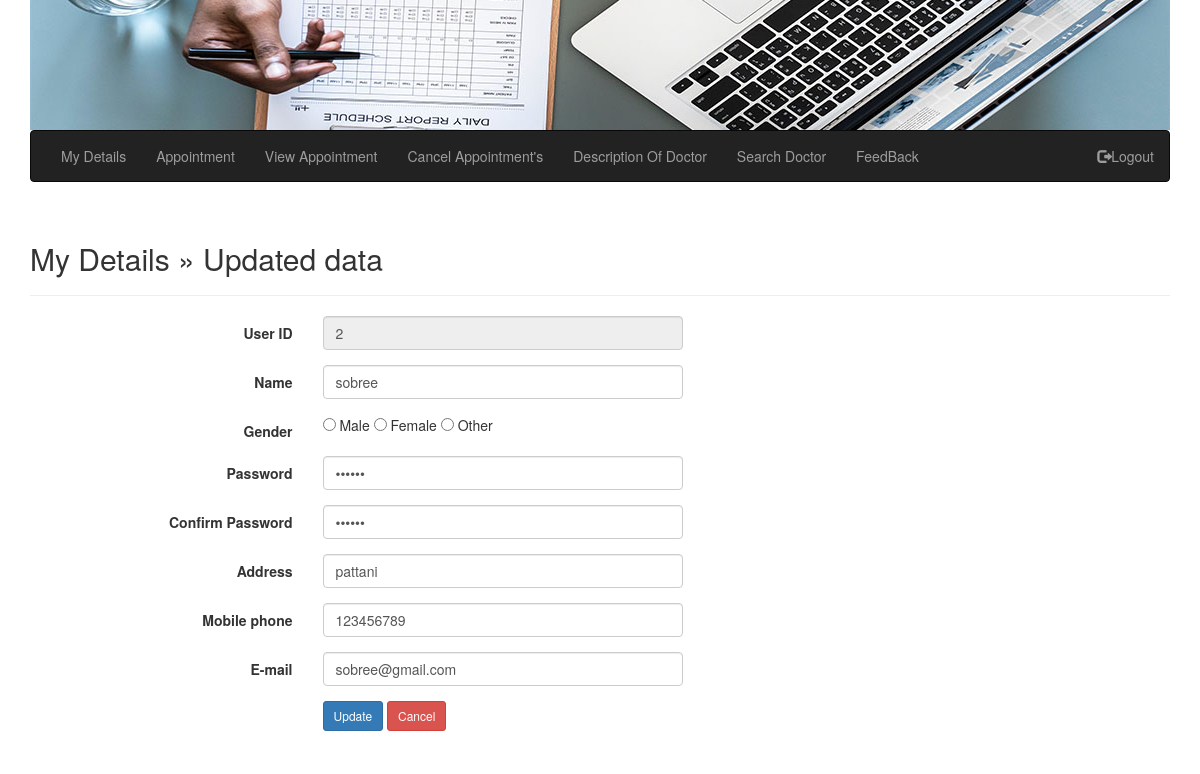
/patient/edit-profileU.php (signed in), run on the app's committed database.
### tables this page shows
CREATE TABLE `patient` (
  `user_id` int(10) NOT NULL,
  `u_name` varchar(50) NOT NULL,
  `gender` varchar(50) NOT NULL,
  `u_pass` int(50) NOT NULL,
  `u_address` varchar(100) NOT NULL,
  `u_mobile` int(20) NOT NULL,
  `u_email` varchar(50) NOT NULL
);

### patient/edit-profileU.php (the view, shortened to what this page needs)
<?php
   $serverName = 'localhost';
   $userName = 'root';
   $userPassword = '';
   $dbName = 'hospital';
   $conn = mysqli_connect($serverName, $userName, $userPassword, $dbName);
   $sql = "SELECT * FROM patient WHERE user_id = '".$_SESSION['user_id']."' ";
   $query = mysqli_query($conn, $sql);
    $result = mysqli_fetch_array($query, MYSQLI_ASSOC);
?>
<!DOCTYPE html>
<html lang="en">
<head>
    <link rel="stylesheet" href="https://maxcdn.bootstrapcdn.com/bootstrap/3.3.7/css/bootstrap.min.css">
<body>
    <div class="container">
       <div class="row">
        <?php include '.../../menuU.php'; ?>
       </div>
<br>
<div class="container">
    <div class="content">
      <h2>My Details &raquo; Updated data</h2>
      <hr />
<form class="form-horizontal" action="edit-confirmU.php" method="post">
        <div class="form-group">
          <label class="col-sm-3 control-label">User ID</label>
          <div class="col-sm-4">
            <input type="number" disabled="disabled" name="textuser_id" value="<?php echo $result['user_id']; ?>" class="form-control" placeholder="" required>
          </div>
        </div>
          <div class="form-group">
          <label class="col-sm-3 control-label">Name</label>
          <div class="col-sm-4">
            <input type="text" name="textname" value="<?php echo $result['u_name']; ?>" class="form-control" placeholder="Name" required>
          </div>
         </div>
        <div class="form-group">
          <label class="col-sm-3 control-label">Gender</label>
          <div class="col-sm-4">
          <input type="radio" name="gender" value="<?php echo $result['gender']; ?>"  placeholder="" required > Male
            <input type="radio" name="gender" value="<?php echo $result['gender']; ?>" placeholder="" required> Female
            <input type="radio" name="gender" value="<?php echo $result['gender']; ?>" placeholder="" required> Other
          </div>
         </div>
        <div class="form-group">
          <label class="col-sm-3 control-label">Password</label>
          <div class="col-sm-4">
            <input type="password" name="password" value="<?php echo $result['u_pass']; ?>" class="form-control" placeholder="" required>
          </div>
        </div>
          <div class="form-group">
          <label class="col-sm-3 control-label">Confirm Password</label>
          <div class="col-sm-4">
            <input type="password" name="cpassword" value="<?php echo $result['u_pass']; ?>" class="form-control" placeholder="" required>
          </div>
        </div>
        <div class="form-group">
          <label class="col-sm-3 control-label">Address </label>
          <div class="col-sm-4">
            <input type="text" name="textaddress" value="<?php echo $result['u_address']; ?>" class="form-control" placeholder="" required>
          </div>
        </div>
        <div class="form-group">
          <label class="col-sm-3 control-label">Mobile phone</label>
          <div class="col-sm-4">
            <input type="text" name="textmobile" value="<?php echo $result['u_mobile']; ?>" class="form-control" placeholder="" required>
          </div>
        </div>
        <div class="form-group">
          <label class="col-sm-3 control-label">E-mail</label>
          <div class="col-sm-4">
            <input type="text" name="textemail" value="<?php echo $result['u_email']; ?>" class="form-control" placeholder="" required>
          </div>
        </div>
        <div class="form-group">
          <label class="col-sm-3 control-label">&nbsp;</label>
          <div class="col-sm-6">
            <input type="submit" name="save" class="btn btn-sm btn-primary" onclick="myFunction()" value="Update">
            <a href="detailsU.php" class="btn btn-sm btn-danger">Cancel</a>
          </div>
        </div>
      </form>
    </div>
  </div>
</body>
</html>

### data on the page
patient: textuser_id "2", textname "sobree", textaddress "pattani", textmobile "123456789", textemail "sobree@gmail.com"
